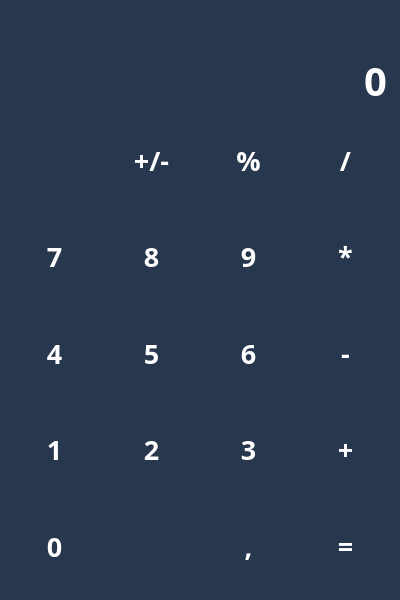
<?xml version="1.0" encoding="UTF-8"?>
<ui version="4.0">
 <class>MainWindow</class>
 <widget class="QMainWindow" name="MainWindow">
  <property name="enabled">
   <bool>true</bool>
  </property>
  <property name="geometry">
   <rect>
    <x>0</x>
    <y>0</y>
    <width>400</width>
    <height>600</height>
   </rect>
  </property>
  <property name="sizePolicy">
   <sizepolicy hsizetype="Ignored" vsizetype="Ignored">
    <horstretch>0</horstretch>
    <verstretch>0</verstretch>
   </sizepolicy>
  </property>
  <property name="minimumSize">
   <size>
    <width>400</width>
    <height>600</height>
   </size>
  </property>
  <property name="maximumSize">
   <size>
    <width>400</width>
    <height>600</height>
   </size>
  </property>
  <property name="acceptDrops">
   <bool>true</bool>
  </property>
  <property name="windowTitle">
   <string>CalculatorXD</string>
  </property>
  <property name="windowIcon">
   <iconset resource="files.qrc">
    <normaloff>:/icons/outline_calculate_black_24dp.png</normaloff>:/icons/outline_calculate_black_24dp.png</iconset>
  </property>
  <property name="styleSheet">
   <string notr="true">QWidget {
	color: white;
	background-color:  #27374D;
	font-family: Rubik;
	font-size: 20pt;
	font-weight: 600;
}

QPushButton {
	background-color: #27374D;
	border: none;
}

QPushButton:hover {
	background-color: #526D82;
}

QPushButton:pressed {
	background-color: #9DB2BF;
}</string>
  </property>
  <property name="animated">
   <bool>true</bool>
  </property>
  <widget class="QWidget" name="centralwidget">
   <layout class="QVBoxLayout" name="verticalLayout">
    <item>
     <widget class="QLabel" name="label">
      <property name="sizePolicy">
       <sizepolicy hsizetype="Preferred" vsizetype="Maximum">
        <horstretch>0</horstretch>
        <verstretch>0</verstretch>
       </sizepolicy>
      </property>
      <property name="styleSheet">
       <string notr="true">color: #E5E1DA;</string>
      </property>
      <property name="text">
       <string/>
      </property>
      <property name="alignment">
       <set>Qt::AlignmentFlag::AlignRight|Qt::AlignmentFlag::AlignTrailing|Qt::AlignmentFlag::AlignVCenter</set>
      </property>
     </widget>
    </item>
    <item>
     <widget class="QLineEdit" name="lineEdit">
      <property name="sizePolicy">
       <sizepolicy hsizetype="Expanding" vsizetype="Maximum">
        <horstretch>0</horstretch>
        <verstretch>0</verstretch>
       </sizepolicy>
      </property>
      <property name="styleSheet">
       <string notr="true">font-size: 30pt;
border: none;</string>
      </property>
      <property name="text">
       <string>0</string>
      </property>
      <property name="maxLength">
       <number>16</number>
      </property>
      <property name="alignment">
       <set>Qt::AlignmentFlag::AlignRight|Qt::AlignmentFlag::AlignTrailing|Qt::AlignmentFlag::AlignVCenter</set>
      </property>
      <property name="readOnly">
       <bool>true</bool>
      </property>
     </widget>
    </item>
    <item>
     <layout class="QGridLayout" name="gridLayout">
      <item row="1" column="2">
       <widget class="QPushButton" name="pushButton_20">
        <property name="sizePolicy">
         <sizepolicy hsizetype="Minimum" vsizetype="Expanding">
          <horstretch>0</horstretch>
          <verstretch>0</verstretch>
         </sizepolicy>
        </property>
        <property name="text">
         <string>9</string>
        </property>
        <property name="shortcut">
         <string>9</string>
        </property>
       </widget>
      </item>
      <item row="0" column="4">
       <widget class="QPushButton" name="pushButton">
        <property name="sizePolicy">
         <sizepolicy hsizetype="Minimum" vsizetype="Expanding">
          <horstretch>0</horstretch>
          <verstretch>0</verstretch>
         </sizepolicy>
        </property>
        <property name="text">
         <string>/</string>
        </property>
        <property name="iconSize">
         <size>
          <width>30</width>
          <height>30</height>
         </size>
        </property>
       </widget>
      </item>
      <item row="1" column="1">
       <widget class="QPushButton" name="pushButton_19">
        <property name="sizePolicy">
         <sizepolicy hsizetype="Minimum" vsizetype="Expanding">
          <horstretch>0</horstretch>
          <verstretch>0</verstretch>
         </sizepolicy>
        </property>
        <property name="text">
         <string>8</string>
        </property>
        <property name="shortcut">
         <string>8</string>
        </property>
       </widget>
      </item>
      <item row="3" column="0">
       <widget class="QPushButton" name="pushButton_6">
        <property name="sizePolicy">
         <sizepolicy hsizetype="Minimum" vsizetype="Expanding">
          <horstretch>0</horstretch>
          <verstretch>0</verstretch>
         </sizepolicy>
        </property>
        <property name="text">
         <string>1</string>
        </property>
        <property name="shortcut">
         <string>1</string>
        </property>
       </widget>
      </item>
      <item row="1" column="4">
       <widget class="QPushButton" name="pushButton_24">
        <property name="sizePolicy">
         <sizepolicy hsizetype="Minimum" vsizetype="Expanding">
          <horstretch>0</horstretch>
          <verstretch>0</verstretch>
         </sizepolicy>
        </property>
        <property name="text">
         <string>*</string>
        </property>
       </widget>
      </item>
      <item row="4" column="0">
       <widget class="QPushButton" name="pushButton_5">
        <property name="sizePolicy">
         <sizepolicy hsizetype="Minimum" vsizetype="Expanding">
          <horstretch>0</horstretch>
          <verstretch>0</verstretch>
         </sizepolicy>
        </property>
        <property name="text">
         <string>0</string>
        </property>
        <property name="shortcut">
         <string/>
        </property>
       </widget>
      </item>
      <item row="2" column="2">
       <widget class="QPushButton" name="pushButton_22">
        <property name="sizePolicy">
         <sizepolicy hsizetype="Minimum" vsizetype="Expanding">
          <horstretch>0</horstretch>
          <verstretch>0</verstretch>
         </sizepolicy>
        </property>
        <property name="text">
         <string>6</string>
        </property>
        <property name="shortcut">
         <string>6</string>
        </property>
       </widget>
      </item>
      <item row="0" column="2">
       <widget class="QPushButton" name="pushButton_18">
        <property name="sizePolicy">
         <sizepolicy hsizetype="Minimum" vsizetype="Expanding">
          <horstretch>0</horstretch>
          <verstretch>0</verstretch>
         </sizepolicy>
        </property>
        <property name="text">
         <string>%</string>
        </property>
       </widget>
      </item>
      <item row="3" column="1">
       <widget class="QPushButton" name="pushButton_25">
        <property name="sizePolicy">
         <sizepolicy hsizetype="Minimum" vsizetype="Expanding">
          <horstretch>0</horstretch>
          <verstretch>0</verstretch>
         </sizepolicy>
        </property>
        <property name="text">
         <string>2</string>
        </property>
        <property name="shortcut">
         <string>2</string>
        </property>
       </widget>
      </item>
      <item row="3" column="2">
       <widget class="QPushButton" name="pushButton_26">
        <property name="sizePolicy">
         <sizepolicy hsizetype="Minimum" vsizetype="Expanding">
          <horstretch>0</horstretch>
          <verstretch>0</verstretch>
         </sizepolicy>
        </property>
        <property name="text">
         <string>3</string>
        </property>
        <property name="shortcut">
         <string>3</string>
        </property>
       </widget>
      </item>
      <item row="2" column="1">
       <widget class="QPushButton" name="pushButton_21">
        <property name="sizePolicy">
         <sizepolicy hsizetype="Minimum" vsizetype="Expanding">
          <horstretch>0</horstretch>
          <verstretch>0</verstretch>
         </sizepolicy>
        </property>
        <property name="text">
         <string>5</string>
        </property>
        <property name="shortcut">
         <string>5</string>
        </property>
       </widget>
      </item>
      <item row="1" column="0">
       <widget class="QPushButton" name="pushButton_8">
        <property name="sizePolicy">
         <sizepolicy hsizetype="Minimum" vsizetype="Expanding">
          <horstretch>0</horstretch>
          <verstretch>0</verstretch>
         </sizepolicy>
        </property>
        <property name="text">
         <string>7</string>
        </property>
        <property name="shortcut">
         <string>7</string>
        </property>
       </widget>
      </item>
      <item row="0" column="0">
       <widget class="QPushButton" name="pushButton_2">
        <property name="sizePolicy">
         <sizepolicy hsizetype="Minimum" vsizetype="Expanding">
          <horstretch>0</horstretch>
          <verstretch>0</verstretch>
         </sizepolicy>
        </property>
        <property name="text">
         <string/>
        </property>
        <property name="icon">
         <iconset resource="files.qrc">
          <normaloff>:/icons/outline_backspace_white_24dp.png</normaloff>:/icons/outline_backspace_white_24dp.png</iconset>
        </property>
        <property name="iconSize">
         <size>
          <width>40</width>
          <height>37</height>
         </size>
        </property>
       </widget>
      </item>
      <item row="0" column="1">
       <widget class="QPushButton" name="pushButton_17">
        <property name="sizePolicy">
         <sizepolicy hsizetype="Minimum" vsizetype="Expanding">
          <horstretch>0</horstretch>
          <verstretch>0</verstretch>
         </sizepolicy>
        </property>
        <property name="text">
         <string>+/-</string>
        </property>
       </widget>
      </item>
      <item row="4" column="2">
       <widget class="QPushButton" name="pushButton_3">
        <property name="sizePolicy">
         <sizepolicy hsizetype="Minimum" vsizetype="Expanding">
          <horstretch>0</horstretch>
          <verstretch>0</verstretch>
         </sizepolicy>
        </property>
        <property name="text">
         <string>,</string>
        </property>
       </widget>
      </item>
      <item row="2" column="0">
       <widget class="QPushButton" name="pushButton_7">
        <property name="sizePolicy">
         <sizepolicy hsizetype="Minimum" vsizetype="Expanding">
          <horstretch>0</horstretch>
          <verstretch>0</verstretch>
         </sizepolicy>
        </property>
        <property name="text">
         <string>4</string>
        </property>
        <property name="shortcut">
         <string>4</string>
        </property>
       </widget>
      </item>
      <item row="2" column="4">
       <widget class="QPushButton" name="pushButton_23">
        <property name="sizePolicy">
         <sizepolicy hsizetype="Minimum" vsizetype="Expanding">
          <horstretch>0</horstretch>
          <verstretch>0</verstretch>
         </sizepolicy>
        </property>
        <property name="text">
         <string>-</string>
        </property>
        <property name="shortcut">
         <string>-</string>
        </property>
       </widget>
      </item>
      <item row="3" column="4">
       <widget class="QPushButton" name="pushButton_27">
        <property name="sizePolicy">
         <sizepolicy hsizetype="Minimum" vsizetype="Expanding">
          <horstretch>0</horstretch>
          <verstretch>0</verstretch>
         </sizepolicy>
        </property>
        <property name="text">
         <string>+</string>
        </property>
        <property name="shortcut">
         <string/>
        </property>
       </widget>
      </item>
      <item row="4" column="4">
       <widget class="QPushButton" name="pushButton_28">
        <property name="sizePolicy">
         <sizepolicy hsizetype="Minimum" vsizetype="Expanding">
          <horstretch>0</horstretch>
          <verstretch>0</verstretch>
         </sizepolicy>
        </property>
        <property name="text">
         <string>=</string>
        </property>
       </widget>
      </item>
     </layout>
    </item>
   </layout>
  </widget>
 </widget>
 <resources>
  <include location="files.qrc"/>
 </resources>
 <connections/>
</ui>
